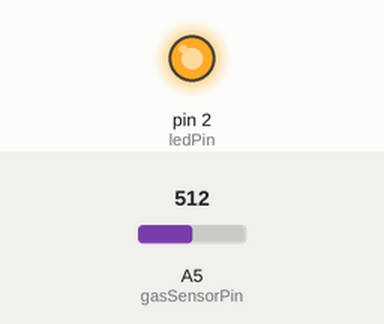
The sketch below on a simulated Arduino Uno, built with avr-gcc and run on an emulated ATmega328P. Shown: output pins drawn as LEDs (lit = HIGH). The inputs (shaded band) are chosen by the test bench; at power-on: A5 (gasSensorPin) = 512.

Above: at 1.8 s.
1.9 s: A5 (gasSensorPin) set to 489
At 3.2 s:
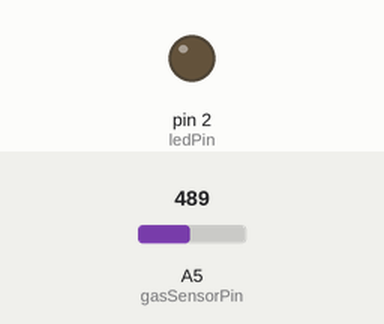
3.5 s: A5 (gasSensorPin) set to 510
At 5.0 s:
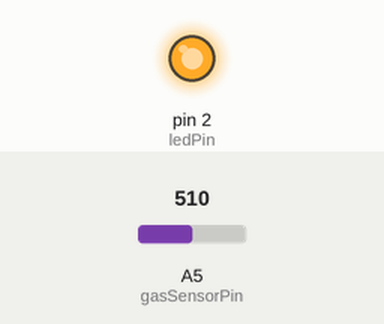
5.5 s: A5 (gasSensorPin) set to 490
At 6.5 s:
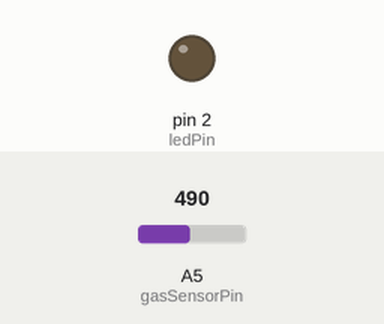
Timing chart, 0 to 8.5 s (numbered marks = the images above; inputs shaded):
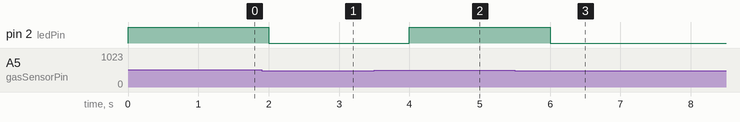

The sketch:

airqualitysystem.ino
```cpp
const int gasSensorPin = A5;

const int airqualitylevel = 500;

const int ledPin = 2;

void setup() {
  pinMode(ledPin, OUTPUT);
}

void loop() {

  int sensorValue = analogRead(gasSensorPin);

  if (sensorValue > airqualitylevel) {
    digitalWrite(ledPin, HIGH);
  } else {

    digitalWrite(ledPin, LOW);
  }

  delay(1000);
}
```

Measured:
- the behaviour switches between 501 and 500 on A5 (gasSensorPin) (found by bisection; images 0 and 1)
- after the input at 1.9 s, pin 2 (ledPin): HIGH → LOW after 0.10 s
- after the input at 3.5 s, pin 2 (ledPin): LOW → HIGH after 0.50 s
- after the input at 5.5 s, pin 2 (ledPin): HIGH → LOW after 0.50 s
